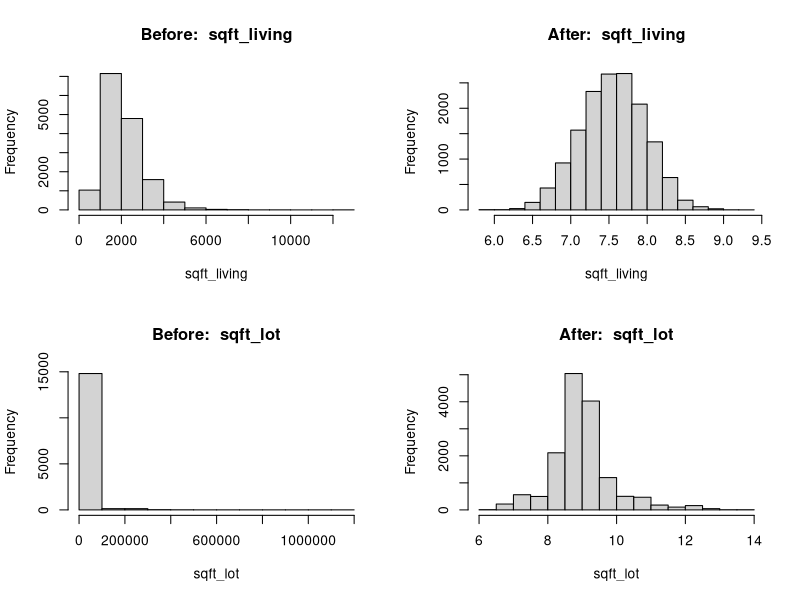
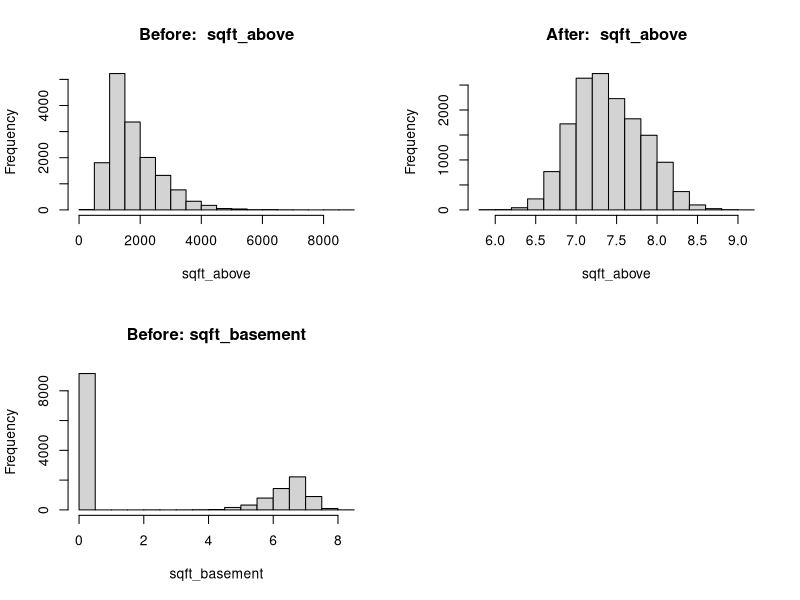
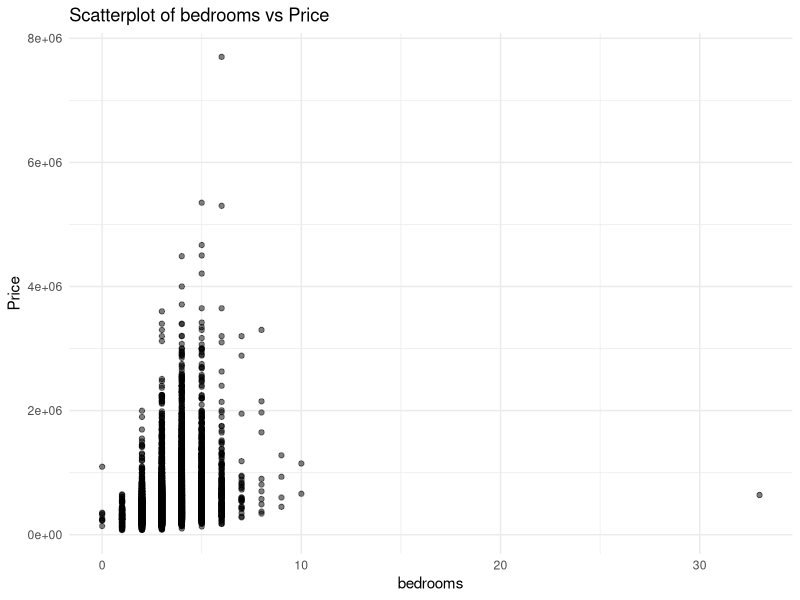
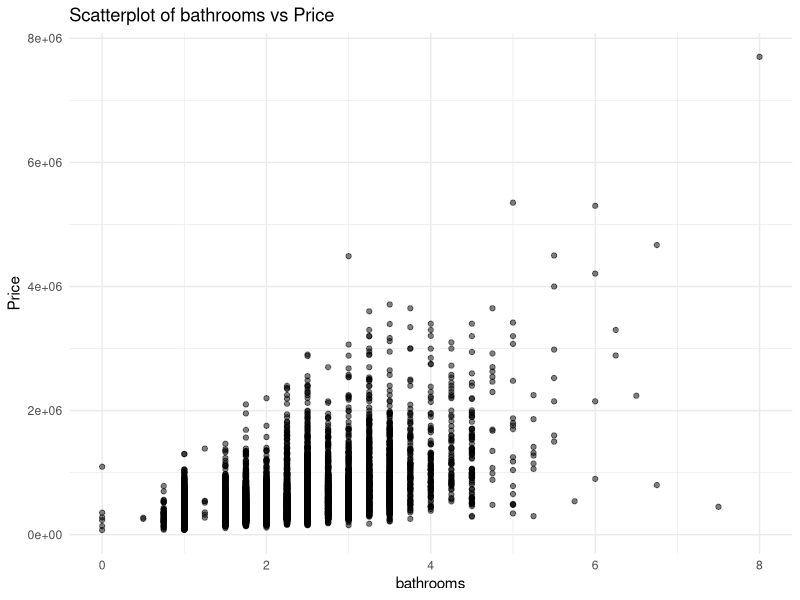
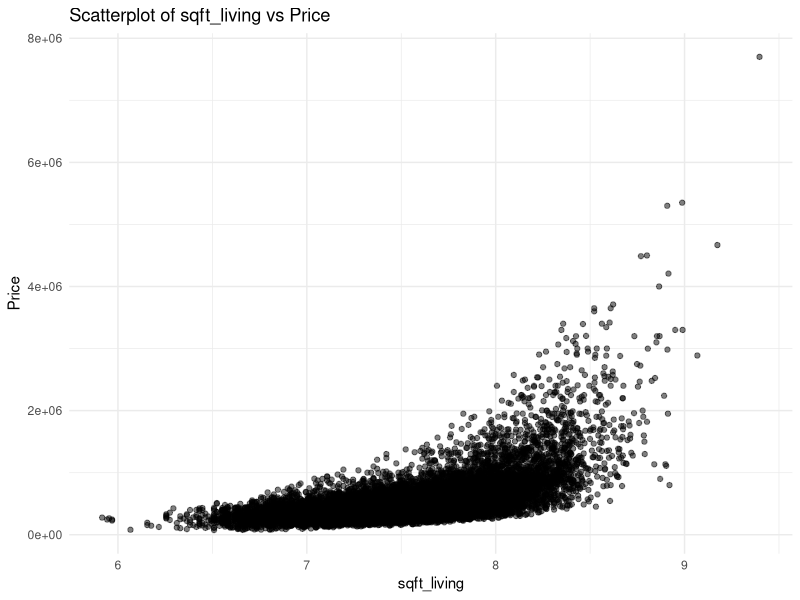
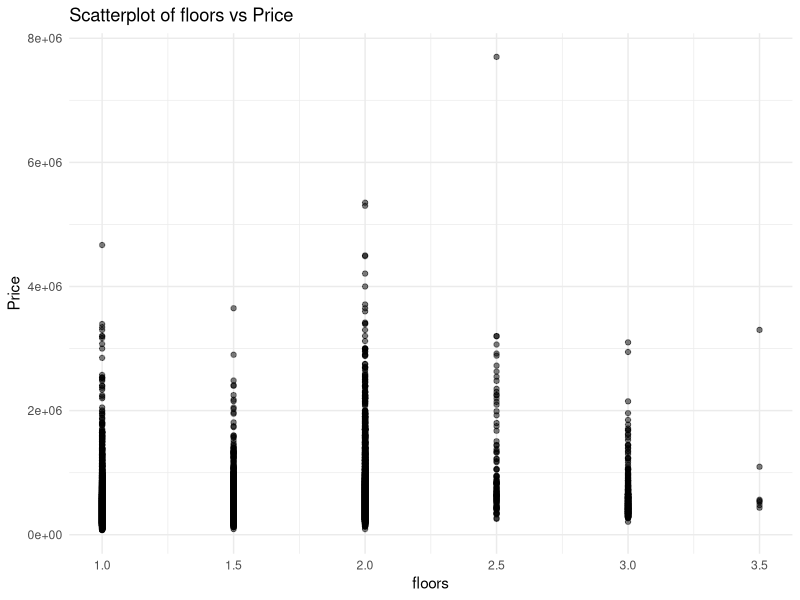
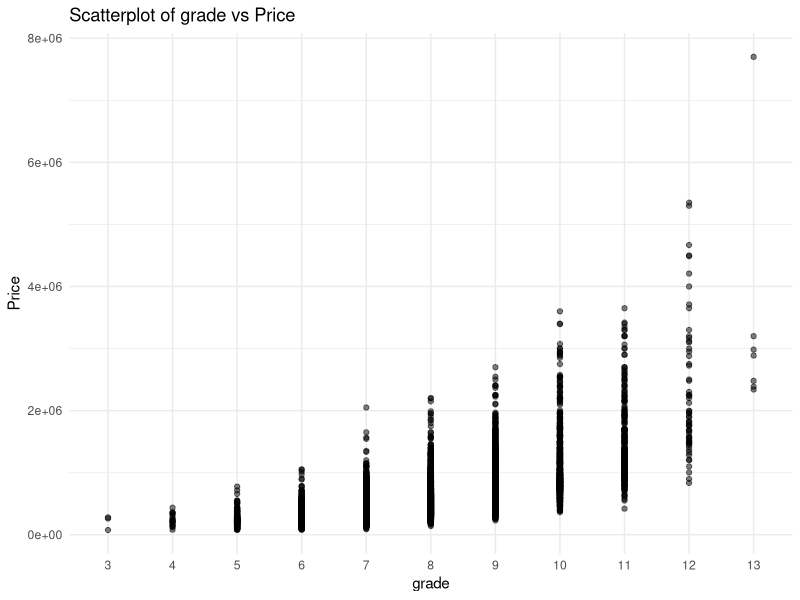
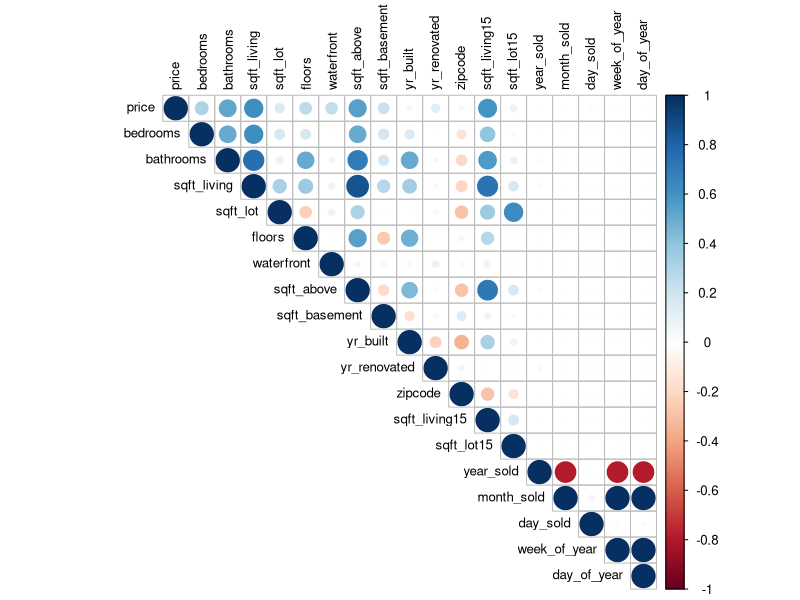

Source code (R) for these figures, in order:
## ---- chunk 1
# List of required packages
required_packages <- c("knitr", "ggplot2", "corrplot", "dplyr", "MASS", "GGally", "lubridate", "gridExtra")

# Establish CRAN for package installs
options(repos = c(CRAN = "https://ftp.osuosl.org/pub/cran/")) # Set the CRAN mirror

# Check if each package is installed; if not, install it
for (pkg in required_packages) {
  if (!(pkg %in% installed.packages()[,"Package"])) {
    install.packages(pkg, dependencies = TRUE)
  }
}

# Load all the packages
lapply(required_packages, library, character.only = TRUE)
kc_house_sales <- read.csv("KC_House_Sales.csv")
## ---- chunk 2
# Extract the header values
header_values <- names(kc_house_sales)

# Create a data frame for display
header_df <- data.frame(Header = header_values)

## ---- chunk 3
# Set seed for reproducibility
set.seed(1023)

# Split the data into training and test sets
train_indices <- sample(1:nrow(kc_house_sales), 0.7 * nrow(kc_house_sales))
train_data <- kc_house_sales[train_indices, ]
test_data <- kc_house_sales[-train_indices, ]
## ---- chunk 4
# Investigate the data
summary(train_data)

# Function to clean and transform the data
# Parameters:
#   df: Input dataframe
#   evaluate_plots: Boolean flag to control histogram plotting
#   apply_transformations: Boolean flag to control log transformations
# Returns:
#   Cleaned and transformed dataframe
clean_transform_data <- function(df, evaluate_plots = FALSE, apply_transformations = TRUE) {
  # Ensure that 'df' is a dataframe
  if (!is.data.frame(df)) {
    stop("Input must be a dataframe")
  }

  # Convert columns to numeric as needed
  cols_to_numeric <- c("yr_built", "yr_renovated", "sqft_living", "sqft_lot", "sqft_living15", "sqft_lot15")
  df[cols_to_numeric] <- lapply(df[cols_to_numeric], function(x) as.numeric(as.character(x)))
  
  # Drop non-essential columns
  df <- df[, !(names(df) %in% c("id", "lat", "long"))]
  
  # Convert 'price' to numeric, handling any non-numeric characters
  df$price <- as.numeric(gsub("[^0-9.]", "", df$price))
  
  # Remove rows with NA or infinite 'price' values
  df <- df[!is.na(df$price) & !is.nan(df$price) & !is.infinite(df$price), ]

  # Handling the 'date' column
  df$date <- as.Date(substr(df$date, 1, 8), format="%Y%m%d")
  
  if (apply_transformations) {
    # Log transformation for skewed continuous variables
    skewed_vars <- c("sqft_living", "sqft_lot", "sqft_above")
    if (evaluate_plots) {
      par(mfrow = c(2, 2))  # Setting up the plotting area
    }
    for (var in skewed_vars) {
      if (evaluate_plots) {
        # Before transformation: Histogram plot
        hist(df[[var]], main = paste("Before: ", var), xlab = var)
      }
      df[[var]] <- log1p(df[[var]])
      if (evaluate_plots) {
        # After transformation: Histogram plot
        hist(df[[var]], main = paste("After: ", var), xlab = var)
      }
    }
    
    # Handling 'sqft_basement' separately due to potential NA values
    df$sqft_basement <- ifelse(is.na(df$sqft_basement), 0, df$sqft_basement)  # Replace NA with 0
    df$sqft_basement <- log1p(df$sqft_basement)
    
    if (evaluate_plots) {
      # Before transformation: Histogram plot for sqft_basement
      hist(df$sqft_basement, main = "Before: sqft_basement", xlab = "sqft_basement")
    }
    
    if (evaluate_plots) {
      par(mfrow = c(1, 1))  # Resetting the plotting area
    }
  }
  
  # Convert 'view', 'condition', and 'grade' to factors
  df$view <- factor(df$view)
  df$condition <- factor(df$condition)
  df$grade <- factor(df$grade)
  
  # Feature Engineering: Extracting date components
  df$year_sold <- year(df$date)
  df$month_sold <- month(df$date)
  df$day_sold <- day(df$date)
  
  # Additional date-time features
  df$season <- factor(quarter(df$date), labels = c("Winter", "Spring", "Summer", "Fall"))
  df$week_of_year <- week(df$date)
  df$day_of_year <- yday(df$date)
  
  # Remove the original 'date' column
  df <- df[, !names(df) %in% "date"]
  
  # Remove rows with any NA values
  df <- na.omit(df)
  
  return(df)
}

# Apply the function to both train and test datasets
train_data_cleaned <- clean_transform_data(train_data, evaluate_plots = TRUE, apply_transformations = TRUE)
test_data_cleaned <- clean_transform_data(test_data, evaluate_plots = FALSE, apply_transformations = FALSE)
## ---- chunk 5
# Fit the initial model with main effects only
initial_model <- lm(price ~ ., data = train_data_cleaned)

# Summary of the stepwise model
summary(initial_model)
## ---- chunk 6
# Select a few key variables for scatterplots
key_variables <- c("bedrooms", "bathrooms", "sqft_living", "floors", "grade")

# Create scatterplots for each key variable against price
for (var in key_variables) {
  plot <- ggplot(train_data_cleaned, aes_string(x = var, y = "price")) +
          geom_point(alpha = 0.5) +
          theme_minimal() +
          labs(title = paste("Scatterplot of", var, "vs Price"),
               x = var, y = "Price")
  print(plot)
}

# Compute the correlation matrix
cor_matrix <- cor(train_data_cleaned[, sapply(train_data_cleaned, is.numeric)], use = "complete.obs")

# Plot the correlation matrix
corrplot(cor_matrix, method = "circle", type = "upper", tl.cex = 0.8, tl.col = "black")
